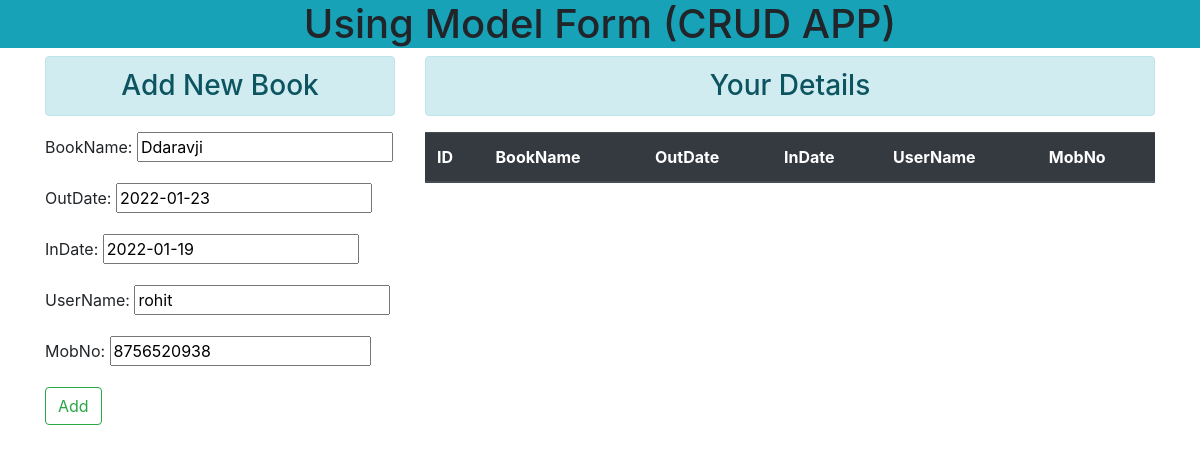
Screenshot of /3/ with the database file from the repository.
### LibraryApp/models.py (models this page shows)
class BookRecord(models.Model):
    BookName=models.CharField(max_length=100)
    OutDate=models.DateField()
    InDate=models.DateField()
    UserName=models.CharField(max_length=50,unique=True)
    MobNo=models.BigIntegerField()

### LibraryApp/views.py (the view)
# urls.py: path('<int:id>/', views.update_data, name='update'),
def update_data(request,id):
    if request.method =='POST':
        edit =BookRecord.objects.get(pk=id)
        bn = BookRegistration(request.POST,instance=edit)
        if bn.is_valid():
            bn.save()
        messages.info(request, "Update Successfully.")
    else:
        edit = BookRecord.objects.get(pk=id)
        bn = BookRegistration(instance=edit)
    return render(request, 'update.html', {'form':bn})
    return redirect('/')

### LibraryApp/forms.py
class BookRegistration(forms.ModelForm):
    class Meta:
        model=BookRecord
        fields=['BookName','OutDate','InDate','UserName','MobNo']
        widget={
            'BookName': forms.TextInput(attrs={'class':'form-control'}),
            'OutDate': forms.DateInput(attrs={'class':'form-control'}),
            'InDate': forms.DateInput(attrs={'class':'form-control'}),
            'UserName': forms.TextInput(attrs={'class':'form-control'}),
            'MobNo': forms.TextInput(attrs={'class':'form-control'}),
        }

### LibraryApp/templates/update.html (shortened to what this page needs)
<!DOCTYPE html>
<html>
<head>
    <link rel="stylesheet" href="https://stackpath.bootstrapcdn.com/bootstrap/4.5.0/css/bootstrap.min.css">
</head>
<body>
    <div class="col-lg-12 bg-info text-center">
        <h1>Using Model Form (CRUD APP)</h1>
    </div>
    <div class="col-lg-12 col-md-12">
        <div class="container">
            <div class="row">
                <div class="col-lg-4 col-md-4">
                    <h3 class="text-center alert alert-info">Add New Book</h3>
                    <form action="" method="POST">
                        {% csrf_token %} {% comment %} This means it render the form as paragraph in template {% endcomment %} {{form.as_p}}
                        <input type="submit" class="btn btn-outline-success" value="Add">
                    </form>
                </div>
                <div class="col-lg-8 col-md-8">
                    <h3 class="text-center alert alert-info">Your Details</h3>
                    <table class="table">
  <thead class="thead-dark">
    <tr>
    <th scope="col">ID</th>
      <th scope="col">BookName</th>
      <th scope="col">OutDate</th>
      <th scope="col">InDate</th>
      <th scope="col">UserName</th>
      <th scope="col">MobNo</th>
    </tr>
  </thead>
</table>
                </div>
            </div>
        </div>
    </div>
</body>
</html>

### rows the page displays
BookRecord: BookName "Ddaravji", OutDate "2022-01-23", InDate "2022-01-19", UserName "rohit", MobNo "8756520938"
